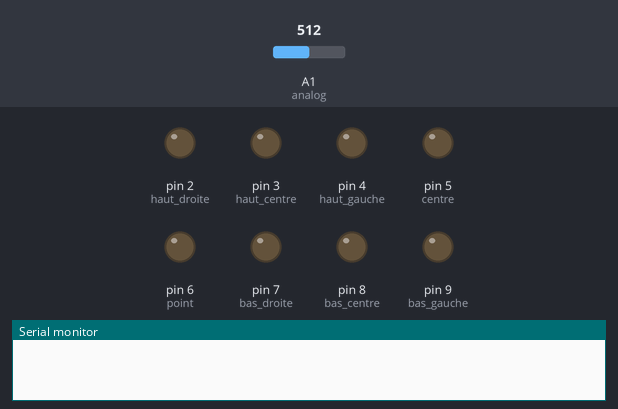
Recording of a sketch running on a simulated Arduino Uno, built with avr-gcc and run on an emulated ATmega328P. On the bench: output pins drawn as LEDs (lit = HIGH), the last lines printed to the serial monitor. The test bench sets the inputs (shaded band); at power-on: A1 (analog) = 512.

Above: at 1.4 s.
1.5 s: A1 (analog) set to 716
3.0 s: A1 (analog) set to 755
At 5.7 s:
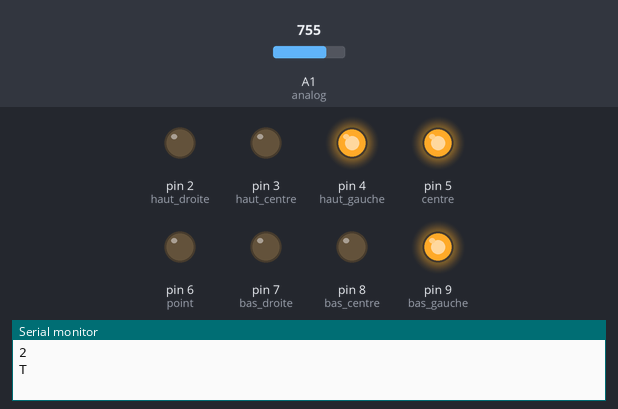
6.0 s: A1 (analog) set to 779
Timing chart, 0 to 9.0 s (numbered marks = the images above; inputs shaded):
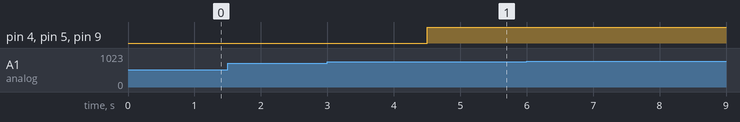

Measured:
- after the input at 6.0 s, every drawn part: stays the same

The sketch:

sketch_mar06a.ino
```cpp
// Projet de programme de traduction du code morse

// Variables intervalles
int delaiEntreAcquisition = 300;
byte seuilPressionLong    = 3;
byte seuilFinAcquisition  = 10;

// Definition des pins
#define haut_droite 2
#define haut_centre 3
#define haut_gauche 4
#define centre      5
#define point       6
#define bas_droite  7
#define bas_centre  8
#define bas_gauche  9
#define analog      A1

// Variables fonctionnement
byte compteurPression = 0;
byte compteurLeve     = 0;
byte caractere[5]     = {0};
byte idxPression      = 0;
byte reference[5]     = {0};
byte comparaison      = 0;

void setup() {
  // Frequence de lecture pour le debug
  Serial.begin(9600);

  // Definition pins
  pinMode(haut_droite, OUTPUT);
  pinMode(haut_centre, OUTPUT);
  pinMode(haut_gauche, OUTPUT);
  pinMode(centre,      OUTPUT);
  pinMode(point,       OUTPUT);
  pinMode(bas_droite,  OUTPUT);
  pinMode(bas_centre,  OUTPUT);
  pinMode(bas_gauche,  OUTPUT);

  digitalWrite(haut_droite, LOW);
  digitalWrite(haut_centre, LOW);
  digitalWrite(haut_gauche, LOW);
  digitalWrite(centre,      LOW);
  digitalWrite(point,       LOW);
  digitalWrite(bas_droite,  LOW);
  digitalWrite(bas_centre,  LOW);
  digitalWrite(bas_gauche,  LOW);

}


/////////////////////////////////////////////////////

void loop() {
  // Intervalle de temps entre chaque acquisition
  delay(delaiEntreAcquisition);
  byte bouton = analogRead(analog);
  //Serial.println(bouton);

  // Traitements ////////////////////////////////////
  // bouton presse
  if (bouton < 200){

    // Reglage compteurs
    compteurPression = compteurPression+1;
    compteurLeve = 0;
  }


  // bouton leve apres appui
  else if(compteurPression > 0) {
    // appui long
    if (compteurPression > seuilPressionLong){
      caractere[idxPression] = 2;
      idxPression = idxPression+1;
    }
    // appui court
    else {
      caractere[idxPression] = 1;
      idxPression = idxPression+1;
    }
    Serial.println(caractere[idxPression-1]);
    compteurLeve = compteurLeve+1;
    compteurPression = 0;
  }

  // bouton leve
  else{
    // Reglage compteurs
    compteurLeve = compteurLeve+1;
  }

  // Affichage //////////////////////////////////////
  // depouillement
  if ((compteurLeve > seuilFinAcquisition || caractere[4]) != 0 && caractere[0] != 0){
    depouillement(caractere);

  // Remise a 0
    for (byte i = 0; i < 5; i++) {
      caractere[i] = 0;
    }
    compteurPression = 0;
    compteurLeve = 0;
    idxPression = 0;
  }
}

// FONCTIONS //////////////////////////////////////////
// Fonction permettant de comparer 2 vecteurs
byte comparaisonVecteurs(byte vecteur1[], byte vecteur2[], byte taille){
  for (byte i = 0; i < taille; i++){
    if (vecteur1[i] != vecteur2[i]){
      return 0;
      break;
    }
  }
  // Si les 2 vecteurs sont egaux
  return 1;
}

// Fonction interpretant le caractere a partir de la suite de signaux
void depouillement(byte caractere[]){

  // espace {2, 1, 1, 1, 2}
  reference[0] = 2;
  reference[1] = 1;
  reference[2] = 1;
  reference[3] = 1;
  reference[4] = 2;
  comparaison =  comparaisonVecteurs(caractere, reference, 5);
  if (comparaison == 1){
    Serial.println('_');
    digitalWrite(point,       HIGH);
  }
  // A {1, 2, 0, 0, 0}
  reference[0] = 1;
  reference[1] = 2;
  reference[2] = 0;
  reference[3] = 0;
  reference[4] = 0;
  comparaison =  comparaisonVecteurs(caractere, reference, 5);
  if (comparaison == 1){
    Serial.println('A');
    affichageSegment('a');
  }
  // B {2, 1, 1, 1, 0}
  reference[0] = 2;
  reference[1] = 1;
  reference[2] = 1;
  reference[3] = 1;
  reference[4] = 0;
  comparaison =  comparaisonVecteurs(caractere, reference, 5);
  if (comparaison == 1){
    Serial.println('B');
    affichageSegment('b');
  }
  // C {2, 1, 2, 1, 0}
  reference[0] = 2;
  reference[1] = 1;
  reference[2] = 2;
  reference[3] = 1;
  reference[4] = 0;
  comparaison =  comparaisonVecteurs(caractere, reference, 5);
  if (comparaison == 1){
    Serial.println('C');
    affichageSegment('c');
  }
  // D {2, 1, 1, 0, 0}
  reference[0] = 2;
  reference[1] = 1;
  reference[2] = 1;
  reference[3] = 0;
  reference[4] = 0;
  comparaison =  comparaisonVecteurs(caractere, reference, 5);
  if (comparaison == 1){
    Serial.println('D');
    affichageSegment('d');
  }
  // E {1, 0, 0, 0, 0}
  reference[0] = 1;
  reference[1] = 0;
  reference[2] = 0;
  reference[3] = 0;
  reference[4] = 0;
  comparaison =  comparaisonVecteurs(caractere, reference, 5);
  if (comparaison == 1){
    Serial.println('E');
    affichageSegment('e');
  }
  // F {1, 1, 2, 1, 0}
  reference[0] = 1;
  reference[1] = 1;
  reference[2] = 2;
  reference[3] = 1;
  reference[4] = 0;
  comparaison =  comparaisonVecteurs(caractere, reference, 5);
  if (comparaison == 1){
    Serial.println('F');
    affichageSegment('f');
  }
  // G {2, 2, 1, 0, 0}
  reference[0] = 2;
  reference[1] = 2;
  reference[2] = 1;
  reference[3] = 0;
  reference[4] = 0;
  comparaison =  comparaisonVecteurs(caractere, reference, 5);
  if (comparaison == 1){
    Serial.println('G');
    affichageSegment('g');
  }
  // H {1, 1, 1, 1, 0}
  reference[0] = 1;
  reference[1] = 1;
  reference[2] = 1;
  reference[3] = 1;
  reference[4] = 0;
  comparaison =  comparaisonVecteurs(caractere, reference, 5);
  if (comparaison == 1){
    Serial.println('H');
    affichageSegment('h');
  }
  // I {1, 1, 0, 0, 0}
  reference[0] = 1;
  reference[1] = 1;
  reference[2] = 0;
  reference[3] = 0;
  reference[4] = 0;
  comparaison =  comparaisonVecteurs(caractere, reference, 5);
  if (comparaison == 1){
    Serial.println('I');
    affichageSegment('i');
  }
  // J {1, 2, 2, 2, 0}
  reference[0] = 1;
  reference[1] = 2;
  reference[2] = 2;
  reference[3] = 2;
  reference[4] = 0;
  comparaison =  comparaisonVecteurs(caractere, reference, 5);
  if (comparaison == 1){
    Serial.println('J');
    affichageSegment('j');
  }
  // K {2, 1, 2, 0, 0}
  reference[0] = 2;
  reference[1] = 1;
  reference[2] = 2;
  reference[3] = 0;
  reference[4] = 0;
  comparaison =  comparaisonVecteurs(caractere, reference, 5);
  if (comparaison == 1){
    Serial.println('K');
    affichageSegment('k');
  }
  // L {1, 2, 1, 1, 0}
  reference[0] = 1;
  reference[1] = 2;
  reference[2] = 1;
  reference[3] = 1;
  reference[4] = 0;
  comparaison =  comparaisonVecteurs(caractere, reference, 5);
  if (comparaison == 1){
    Serial.println('L');
    affichageSegment('l');
  }
  // M {2, 2, 0, 0, 0}
  reference[0] = 2;
  reference[1] = 2;
  reference[2] = 0;
  reference[3] = 0;
  reference[4] = 0;
  comparaison =  comparaisonVecteurs(caractere, reference, 5);
  if (comparaison == 1){
    Serial.println('M');
    affichageSegment('m');
  }
  // N {2, 1, 0, 0, 0}
  reference[0] = 2;
  reference[1] = 1;
  reference[2] = 0;
  reference[3] = 0;
  reference[4] = 0;
  comparaison =  comparaisonVecteurs(caractere, reference, 5);
  if (comparaison == 1){
    Serial.println('N');
    affichageSegment('n');
  }
  // O {2, 2, 2, 0, 0}
  reference[0] = 2;
  reference[1] = 2;
  reference[2] = 2;
  reference[3] = 0;
  reference[4] = 0;
  comparaison =  comparaisonVecteurs(caractere, reference, 5);
  if (comparaison == 1){
    Serial.println('O');
    affichageSegment('o');
  }
  // P {1, 2, 2, 1, 0}
  reference[0] = 1;
  reference[1] = 2;
  reference[2] = 2;
  reference[3] = 1;
  reference[4] = 0;
  comparaison =  comparaisonVecteurs(caractere, reference, 5);
  if (comparaison == 1){
    Serial.println('P');
    affichageSegment('p');
  }
  // Q {2, 2, 1, 2, 0}
  reference[0] = 2;
  reference[1] = 2;
  reference[2] = 1;
  reference[3] = 2;
  reference[4] = 0;
  comparaison =  comparaisonVecteurs(caractere, reference, 5);
  if (comparaison == 1){
    Serial.println('Q');
    affichageSegment('q');
  }
  // R {1, 2, 1, 0, 0}
  reference[0] = 1;
  reference[1] = 2;
  reference[2] = 1;
  reference[3] = 0;
  reference[4] = 0;
  comparaison =  comparaisonVecteurs(caractere, reference, 5);
  if (comparaison == 1){
    Serial.println('R');
    affichageSegment('r');
  }
  // S {1, 1, 1, 0, 0}
  reference[0] = 1;
  reference[1] = 1;
  reference[2] = 1;
  reference[3] = 0;
  reference[4] = 0;
  comparaison =  comparaisonVecteurs(caractere, reference, 5);
  if (comparaison == 1){
    Serial.println('S');
    affichageSegment('s');
  }
  // T {2, 0, 0, 0, 0}
  reference[0] = 2;
  reference[1] = 0;
  reference[2] = 0;
  reference[3] = 0;
  reference[4] = 0;
  comparaison =  comparaisonVecteurs(caractere, reference, 5);
  if (comparaison == 1){
    Serial.println('T');
    affichageSegment('t');
  }
  // U {1, 1, 2, 0, 0}
  reference[0] = 1;
  reference[1] = 1;
  reference[2] = 2;
  reference[3] = 0;
  reference[4] = 0;
  comparaison =  comparaisonVecteurs(caractere, reference, 5);
  if (comparaison == 1){
    Serial.println('U');
    affichageSegment('u');
  }
  // V {1, 1, 1, 2, 0}
  reference[0] = 1;
  reference[1] = 1;
  reference[2] = 1;
  reference[3] = 2;
  reference[4] = 0;
  comparaison =  comparaisonVecteurs(caractere, reference, 5);
  if (comparaison == 1){
    Serial.println('V');
    affichageSegment('v');
  }
  // W {1, 2, 2, 0, 0}
  reference[0] = 1;
  reference[1] = 2;
  reference[2] = 2;
  reference[3] = 0;
  reference[4] = 0;
  comparaison =  comparaisonVecteurs(caractere, reference, 5);
  if (comparaison == 1){
    Serial.println('W');
    affichageSegment('w');
  }
  // X {2, 1, 1, 2, 0}
  reference[0] = 2;
  reference[1] = 1;
  reference[2] = 1;
  reference[3] = 2;
  reference[4] = 0;
  comparaison =  comparaisonVecteurs(caractere, reference, 5);
  if (comparaison == 1){
    Serial.println('X');
    affichageSegment('x');
  }
  // Y {2, 1, 2, 2, 0}
  reference[0] = 2;
  reference[1] = 1;
  reference[2] = 2;
  reference[3] = 2;
  reference[4] = 0;
  comparaison =  comparaisonVecteurs(caractere, reference, 5);
  if (comparaison == 1){
    Serial.println('Y');
    affichageSegment('y');
  }
  // Z {2, 2, 1, 1, 0}
  reference[0] = 2;
  reference[1] = 2;
  reference[2] = 1;
  reference[3] = 1;
  reference[4] = 0;
  comparaison =  comparaisonVecteurs(caractere, reference, 5);
  if (comparaison == 1){
    Serial.println('Z');
    affichageSegment('z');
  }
  // 1 {1, 2, 2, 2, 2}
  reference[0] = 1;
  reference[1] = 2;
  reference[2] = 2;
  reference[3] = 2;
  reference[4] = 2;
  comparaison =  comparaisonVecteurs(caractere, reference, 5);
  if (comparaison == 1){
    Serial.println('1');
    affichageSegment('1');
  }
  // 2 {1, 1, 2, 2, 2}
  reference[0] = 1;
  reference[1] = 1;
  reference[2] = 2;
  reference[3] = 2;
  reference[4] = 2;
  comparaison =  comparaisonVecteurs(caractere, reference, 5);
  if (comparaison == 1){
    Serial.println('2');
    affichageSegment('2');
  }
  // 3 {1, 1, 1, 2, 2}
  reference[0] = 1;
  reference[1] = 1;
  reference[2] = 1;
  reference[3] = 2;
  reference[4] = 2;
  comparaison =  comparaisonVecteurs(caractere, reference, 5);
  if (comparaison == 1){
    Serial.println('3');
    affichageSegment('3');
  }
  // 4 {1, 1, 1, 1, 2}
  reference[0] = 1;
  reference[1] = 1;
  reference[2] = 1;
  reference[3] = 1;
  reference[4] = 2;
  comparaison =  comparaisonVecteurs(caractere, reference, 5);
  if (comparaison == 1){
    Serial.println('4');
    affichageSegment('4');
  }
  // 5 {1, 1, 1, 1, 1}
  reference[0] = 1;
  reference[1] = 1;
  reference[2] = 1;
  reference[3] = 1;
  reference[4] = 1;
  comparaison =  comparaisonVecteurs(caractere, reference, 5);
  if (comparaison == 1){
    Serial.println('5');
    affichageSegment('5');
  }
  // 6 {2, 1, 1, 1, 1}
  reference[0] = 2;
  reference[1] = 1;
  reference[2] = 1;
  reference[3] = 1;
  reference[4] = 1;
  comparaison =  comparaisonVecteurs(caractere, reference, 5);
  if (comparaison == 1){
    Serial.println('6');
    affichageSegment('6');
  }
  // 7 {2, 2, 1, 1, 1}
  reference[0] = 2;
  reference[1] = 2;
  reference[2] = 1;
  reference[3] = 1;
  reference[4] = 1;
  comparaison =  comparaisonVecteurs(caractere, reference, 5);
  if (comparaison == 1){
    Serial.println('7');
    affichageSegment('7');
  }
  // 8 {2, 2, 2, 1, 1}
  reference[0] = 2;
  reference[1] = 2;
  reference[2] = 2;
  reference[3] = 1;
  reference[4] = 1;
  comparaison =  comparaisonVecteurs(caractere, reference, 5);
  if (comparaison == 1){
    Serial.println('8');
    affichageSegment('8');
  }
  // 9 {2, 2, 2, 2, 1}
  reference[0] = 2;
  reference[1] = 2;
  reference[2] = 2;
  reference[3] = 2;
  reference[4] = 1;
  comparaison =  comparaisonVecteurs(caractere, reference, 5);
  if (comparaison == 1){
    Serial.println('9');
    affichageSegment('9');
  }
  // 0 {2, 2, 2, 2, 2}
  reference[0] = 2;
  reference[1] = 2;
  reference[2] = 2;
  reference[3] = 2;
  reference[4] = 2;
  comparaison =  comparaisonVecteurs(caractere, reference, 5);
  if (comparaison == 1){
    Serial.println('0');
    affichageSegment('0');
  }
}

// Fonction permettant l'affichage des nombres sur l'afficheur 7 segments
void affichageSegment(char valeur){

  // Reset of the display
  digitalWrite(haut_droite, LOW);
  digitalWrite(haut_centre, LOW);
  digitalWrite(haut_gauche, LOW);
  digitalWrite(centre,      LOW);
  digitalWrite(point,       LOW);
  digitalWrite(bas_droite,  LOW);
  digitalWrite(bas_centre,  LOW);
  digitalWrite(bas_gauche,  LOW);

  switch (valeur) {
    case '0':
    digitalWrite(haut_droite, HIGH);
    digitalWrite(haut_centre, HIGH);
    digitalWrite(haut_gauche, HIGH);
    digitalWrite(bas_droite,  HIGH);
    digitalWrite(bas_centre,  HIGH);
    digitalWrite(bas_gauche,  HIGH);
    break;

    case '1':
    digitalWrite(haut_droite, HIGH);
    digitalWrite(bas_droite,  HIGH);
    break;

    case '2':
    digitalWrite(haut_droite, HIGH);
    digitalWrite(haut_centre, HIGH);
    digitalWrite(centre,      HIGH);
    digitalWrite(bas_gauche,  HIGH);
    digitalWrite(bas_centre,  HIGH);
    break;

    case '3':
    digitalWrite(haut_droite, HIGH);
    digitalWrite(haut_centre, HIGH);
    digitalWrite(centre,      HIGH);
    digitalWrite(bas_droite,  HIGH);
    digitalWrite(bas_centre,  HIGH);
    break;

    case '4':
    digitalWrite(haut_droite, HIGH);
    digitalWrite(haut_gauche, HIGH);
    digitalWrite(centre,      HIGH);
    digitalWrite(bas_droite,  HIGH);
    break;

    case '5':
    digitalWrite(haut_gauche, HIGH);
    digitalWrite(haut_centre, HIGH);
    digitalWrite(centre,      HIGH);
    digitalWrite(bas_droite,  HIGH);
    digitalWrite(bas_centre,  HIGH);
    break;

    case '6':
    digitalWrite(haut_droite, HIGH);
    digitalWrite(haut_centre, HIGH);
    digitalWrite(centre,      HIGH);
    digitalWrite(bas_droite,  HIGH);
    digitalWrite(bas_centre,  HIGH);
    digitalWrite(bas_gauche,  HIGH);
    break;

    case '7':
    digitalWrite(haut_centre, HIGH);
    digitalWrite(haut_droite, HIGH);
    digitalWrite(bas_droite,  HIGH);
    break;

    case '8':
    digitalWrite(haut_droite, HIGH);
    digitalWrite(haut_centre, HIGH);
    digitalWrite(haut_gauche, HIGH);
    digitalWrite(bas_droite,  HIGH);
    digitalWrite(bas_centre,  HIGH);
    digitalWrite(bas_gauche,  HIGH);
    digitalWrite(centre,      HIGH);
    break;

    case '9':
    digitalWrite(haut_droite, HIGH);
    digitalWrite(haut_centre, HIGH);
    digitalWrite(haut_gauche, HIGH);
    digitalWrite(bas_droite,  HIGH);
    digitalWrite(bas_centre,  HIGH);
    digitalWrite(centre,      HIGH);
    break;

    case 'a':
    digitalWrite(haut_droite, HIGH);
    digitalWrite(haut_centre, HIGH);
    digitalWrite(haut_gauche, HIGH);
    digitalWrite(bas_droite,  HIGH);
    digitalWrite(bas_gauche,  HIGH);
    digitalWrite(centre,      HIGH);
    break;

    case 'b':
    digitalWrite(haut_gauche, HIGH);
    digitalWrite(bas_droite,  HIGH);
    digitalWrite(bas_centre,  HIGH);
    digitalWrite(bas_gauche,  HIGH);
    digitalWrite(centre,      HIGH);
    break;

    case 'c':
    digitalWrite(bas_centre,  HIGH);
    digitalWrite(bas_gauche,  HIGH);
    digitalWrite(centre,      HIGH);
    break;

    case 'd':
    digitalWrite(haut_droite, HIGH);
    digitalWrite(bas_droite,  HIGH);
    digitalWrite(bas_centre,  HIGH);
    digitalWrite(bas_gauche,  HIGH);
    digitalWrite(centre,      HIGH);
    break;

    case 'e':
    digitalWrite(haut_centre, HIGH);
    digitalWrite(haut_gauche, HIGH);
    digitalWrite(bas_centre,  HIGH);
    digitalWrite(bas_gauche,  HIGH);
    digitalWrite(centre,      HIGH);
    break;

    case 'f':
    digitalWrite(haut_centre, HIGH);
    digitalWrite(haut_gauche, HIGH);
    digitalWrite(bas_gauche,  HIGH);
    digitalWrite(centre,      HIGH);
    break;

    case 'g':
    digitalWrite(haut_gauche, HIGH);
    digitalWrite(haut_centre, HIGH);
    digitalWrite(bas_droite,  HIGH);
    digitalWrite(bas_centre,  HIGH);
    digitalWrite(bas_gauche,  HIGH);
    break;

    case 'h':
    digitalWrite(haut_droite, HIGH);
    digitalWrite(haut_gauche, HIGH);
    digitalWrite(bas_droite,  HIGH);
    digitalWrite(bas_gauche,  HIGH);
    digitalWrite(centre,      HIGH);
    break;

    case 'i':
    digitalWrite(bas_gauche,  HIGH);
    break;

    case 'j':
    digitalWrite(haut_droite, HIGH);
    digitalWrite(bas_droite,  HIGH);
    digitalWrite(bas_centre,  HIGH);
    break;

    case 'k':
    digitalWrite(haut_centre, HIGH);
    digitalWrite(haut_gauche, HIGH);
    digitalWrite(bas_droite,  HIGH);
    digitalWrite(bas_gauche,  HIGH);
    digitalWrite(centre,      HIGH);
    break;

    case 'l':
    digitalWrite(haut_gauche, HIGH);
    digitalWrite(bas_centre,  HIGH);
    digitalWrite(bas_gauche,  HIGH);
    break;

    case 'm':
    digitalWrite(haut_droite, HIGH);
    digitalWrite(haut_centre, HIGH);
    digitalWrite(haut_gauche, HIGH);
    digitalWrite(bas_droite,  HIGH);
    digitalWrite(bas_gauche,  HIGH);
    break;

    case 'n':
    digitalWrite(bas_droite,  HIGH);
    digitalWrite(bas_gauche,  HIGH);
    digitalWrite(centre,      HIGH);
    break;

    case 'o':
    digitalWrite(bas_droite,  HIGH);
    digitalWrite(bas_centre,  HIGH);
    digitalWrite(bas_gauche,  HIGH);
    digitalWrite(centre,      HIGH);
    break;

    case 'p':
    digitalWrite(haut_droite, HIGH);
    digitalWrite(haut_centre, HIGH);
    digitalWrite(haut_gauche, HIGH);
    digitalWrite(bas_gauche,  HIGH);
    digitalWrite(centre,      HIGH);
    break;

    case 'q':
    digitalWrite(haut_droite, HIGH);
    digitalWrite(haut_centre, HIGH);
    digitalWrite(haut_gauche, HIGH);
    digitalWrite(bas_droite,  HIGH);
    digitalWrite(centre,      HIGH);
    break;

    case 'r':
    digitalWrite(bas_gauche,  HIGH);
    digitalWrite(centre,      HIGH);
    break;

    case 's':
    digitalWrite(haut_centre, HIGH);
    digitalWrite(haut_gauche, HIGH);
    digitalWrite(bas_droite,  HIGH);
    digitalWrite(bas_centre,  HIGH);
    digitalWrite(centre,      HIGH);
    break;

    case 't':
    digitalWrite(haut_gauche, HIGH);
    digitalWrite(bas_gauche,  HIGH);
    digitalWrite(centre,      HIGH);
    break;

    case 'u':
    digitalWrite(bas_droite,  HIGH);
    digitalWrite(bas_centre,  HIGH);
    digitalWrite(bas_gauche,  HIGH);
    break;

    case 'v':
    digitalWrite(bas_droite,  HIGH);
    digitalWrite(bas_centre,  HIGH);
    digitalWrite(bas_gauche,  HIGH);
    break;

    case 'w':
    digitalWrite(bas_droite,  HIGH);
    digitalWrite(bas_centre,  HIGH);
    digitalWrite(bas_gauche,  HIGH);
    break;

    case 'x':
    digitalWrite(haut_droite, HIGH);
    digitalWrite(haut_gauche, HIGH);
    digitalWrite(bas_droite,  HIGH);
    digitalWrite(bas_gauche,  HIGH);
    digitalWrite(centre,      HIGH);
    break;

    case 'y':
    digitalWrite(haut_droite, HIGH);
    digitalWrite(haut_gauche, HIGH);
    digitalWrite(bas_droite,  HIGH);
    digitalWrite(bas_centre,  HIGH);
    digitalWrite(centre,      HIGH);
    break;

    case 'z':
    digitalWrite(haut_droite, HIGH);
    digitalWrite(haut_centre, HIGH);
    digitalWrite(bas_centre,  HIGH);
    digitalWrite(bas_gauche,  HIGH);
    digitalWrite(centre,      HIGH);
    break;


  }

}
```
